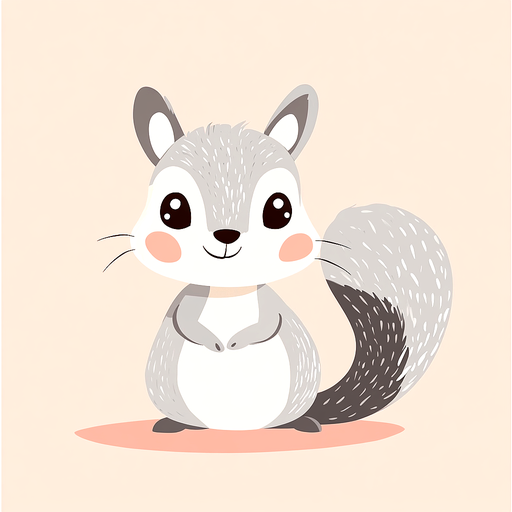
#> input picture livre1/illustrations/processed/personnages/ecureuil_gris_processed.png, 512 x 512 px
$ python -i process_images.py   (imports and definitions only)
#> lines starting #> are read from the running program, lines starting #| are printed output that depends on the picture
from PIL import Image, ImageEnhance, ImageFilter
import os
from pathlib import Path

def process_image(input_path, output_path):
#> called with output_path = 'out.png'
    print(f"\nTraitement de l'image : {input_path}")

    # Ouvrir l'image
    with Image.open(input_path) as img:
        # Informations sur l'image source
#> img is the input picture: PIL image 512x512 RGB; mean R, G, B 242.8, 227.6, 214.1
        print(f"Image source : {img.size}x{img.mode}")
#| Image source : (512, 512)xRGB

        # Appliquer les transformations
        print("Application des transformations...")

        # Luminosité et contraste
        enhancer = ImageEnhance.Brightness(img)
        img = enhancer.enhance(1.1)  # Légère augmentation
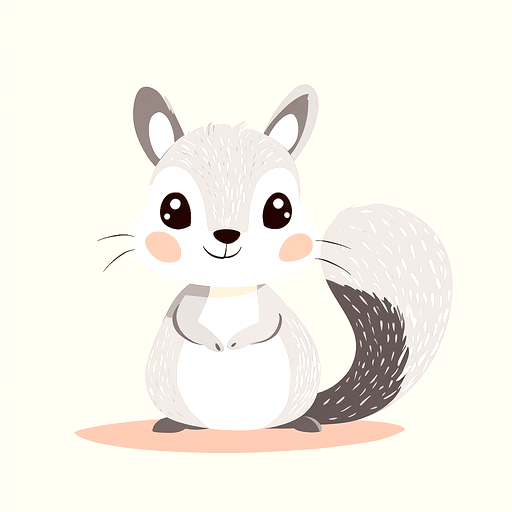
#> img: PIL image 512x512 RGB; mean R, G, B 245.9, 242.7, 233.1

        enhancer = ImageEnhance.Contrast(img)
        img = enhancer.enhance(1.2)  # Plus de contraste
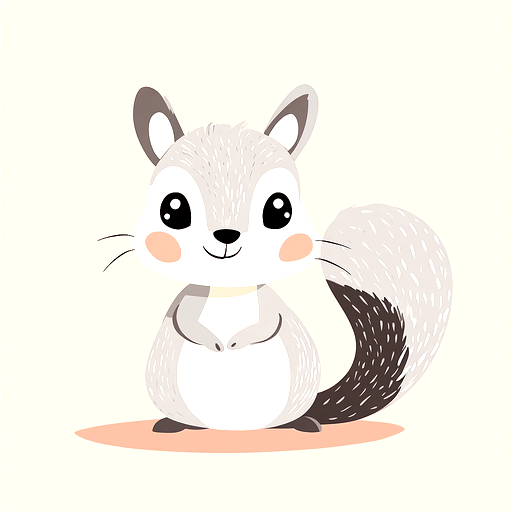
#> img: PIL image 512x512 RGB; mean R, G, B 244.5, 241, 231.1

        # Netteté
        img = img.filter(ImageFilter.SHARPEN)

        # Redimensionnement si nécessaire
        max_size = (512, 512)
        if img.size[0] > max_size[0] or img.size[1] > max_size[1]:
            print("Redimensionnement...")
            img.thumbnail(max_size, Image.Resampling.LANCZOS)

        # Créer le dossier de destination si nécessaire
        os.makedirs(os.path.dirname(output_path), exist_ok=True)

        # Sauvegarder l'image
        img.save(output_path, "PNG", quality=95)
        print(f"Image sauvegardée : {output_path}")

        # Vérification finale
        with Image.open(output_path) as final:
            print(f"Image finale : {final.size}x{final.mode}")
#| Image finale : (512, 512)xRGB

def process_character_images(working_dir, processed_dir):
    print("Traitement de toutes les images des personnages...")

    # Créer les dossiers si nécessaire
    os.makedirs(processed_dir, exist_ok=True)

    # Traiter chaque image PNG dans le dossier working
    input_dir = Path(working_dir)
    for input_file in input_dir.glob("*_working.png"):
        # Générer le nom du fichier de sortie
        output_name = input_file.stem.replace("_working", "_processed") + ".png"
        output_path = Path(processed_dir) / output_name

        # Traiter l'image
        process_image(str(input_file), str(output_path))

# [7 lines not run here, left out]

>>> result = process_image('../processed/personnages/ecureuil_gris_processed.png', 'out.png')
